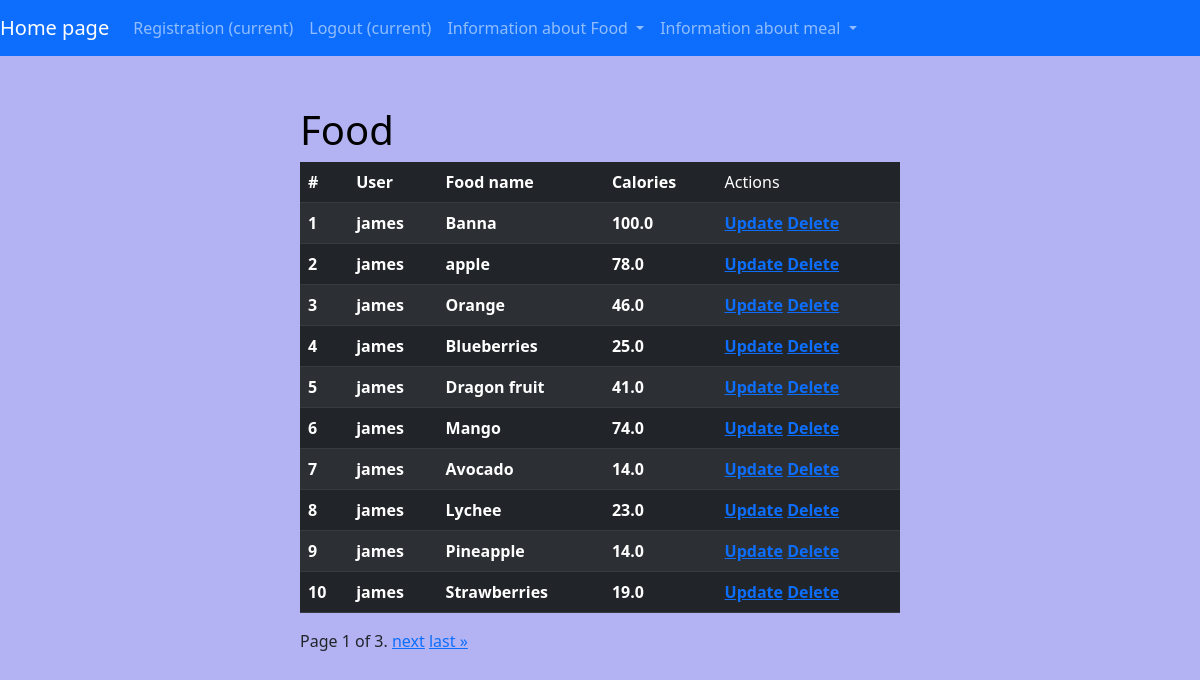
Screenshot of /food/ (signed in) with the database file from the repository.
### calories_counter/models.py (models this page shows, shortened)
class Food(models.Model):
    user = models.ForeignKey(settings.AUTH_USER_MODEL, on_delete=models.CASCADE)
    food_name = models.CharField(max_length=255)
    calories = models.FloatField()

### calories_counter/views.py (the view)
# urls.py: path("food/", views.FoodView.as_view(), name="foods"),
class FoodView(LoginRequiredMixin, View):
    def get(self, request):
        food_objects = Food.objects.all()
        paginator = Paginator(food_objects, 10)
        page = request.GET.get('page')
        foods = paginator.get_page(page)
        return render(request, "calories_counter/food.html", {"foods": foods})

### calories_counter/templates/calories_counter/food.html (shortened to what this page needs)
{% extends 'base.html' %}
{% load static %}
{% block css_files %}
  <link rel="stylesheet" href="{% static 'calories_counter/food.css' %}">
{% endblock %}
{% block content %}
  <div id="user-food">
    <h1>Food</h1>
    <table class="table table-dark table-striped">
      <thead>
      <tr>
        <th scope="col">#</th>
        <th scope="col">User</th>
        <th scope="col">Food name</th>
        <th scope="col">Calories</th>
        <td scope="col">Actions</td>
      </tr>
      </thead>
      <tbody>
      {% for food in foods %}
        <tr>
          <th scope="row">{{ forloop.counter }}</th>
          <th>{{ food.user }}</th>
          <th>{{ food.food_name }}</th>
          <th>{{ food.calories }}</th>
          <th>
            <a href="">Update</a>
            <a href="">Delete</a>
          </th>
        </tr>
      {% endfor %}
      </tbody>
    </table>
    <div class="pagination">
      <span class="step-links">
        <span class="current">
            Page {{ foods.number }} of {{ foods.paginator.num_pages }}.
        </span>
        {% if foods.has_next %}
          <a href="?page={{ foods.next_page_number }}">next</a>
          <a href="?page={{ foods.paginator.num_pages }}">last &raquo;</a>
        {% endif %}
    </span>
    </div>
  </div>
{% endblock %}

### static/styles.css (style rules this page uses)
h1 { color: black; }
body { background-color: #b3b3f3; }

### calories_counter/static/calories_counter/food.css (style rules this page uses)
#user-food { display: flex; justify-content: center; flex-direction: column; padding-top: 50px; width: 50%; margin: 0 auto; }

### rows the page displays
Food: user "james", food_name "Banna", calories "100.0"
Food: user "james", food_name "apple", calories "78.0"
Food: user "james", food_name "Orange", calories "46.0"
Food: user "james", food_name "Blueberries", calories "25.0"
Food: user "james", food_name "Dragon fruit", calories "41.0"
Food: user "james", food_name "Mango", calories "74.0"
Food: user "james", food_name "Avocado", calories "14.0"
Food: user "james", food_name "Lychee", calories "23.0"
Food: user "james", food_name "Pineapple", calories "14.0"
Food: user "james", food_name "Strawberries", calories "19.0"

### other values shown
{{ foods.number }} "1"
{{ foods.paginator.num_pages }} "3"
